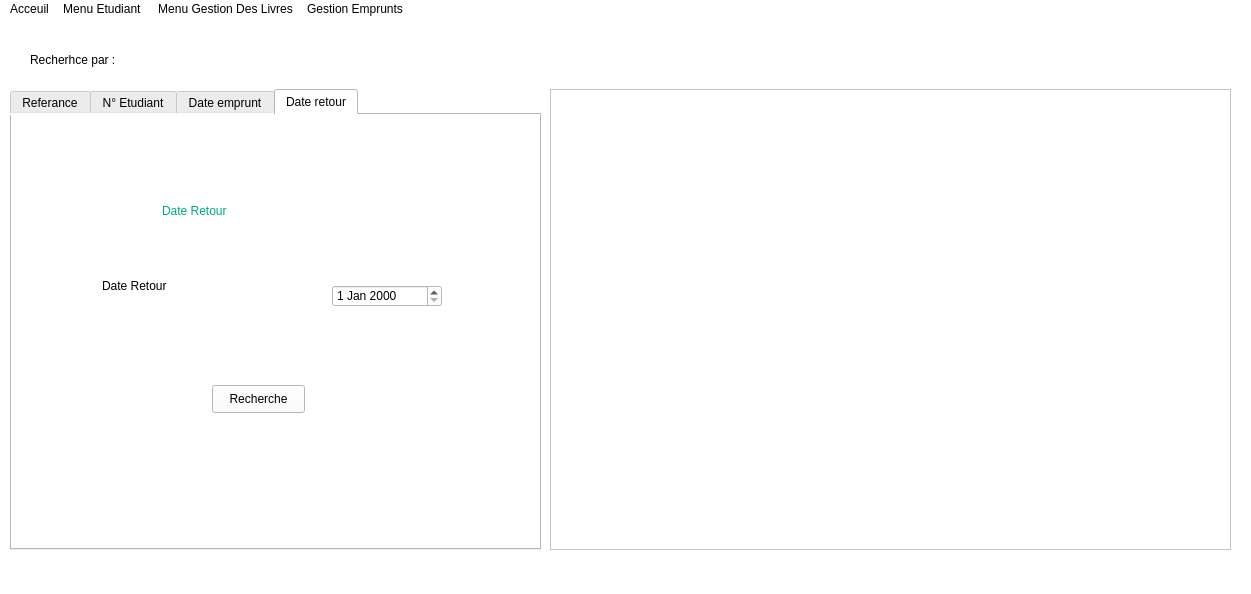
<?xml version="1.0" encoding="UTF-8"?>
<ui version="4.0">
 <class>MainWindow</class>
 <widget class="QMainWindow" name="MainWindow">
  <property name="geometry">
   <rect>
    <x>0</x>
    <y>0</y>
    <width>1251</width>
    <height>594</height>
   </rect>
  </property>
  <property name="windowTitle">
   <string>MainWindow</string>
  </property>
  <property name="styleSheet">
   <string notr="true">color :rgb(0, 0, 0);
font: 87 9pt &quot;Neue Haas Grotesk Text Pro Blac&quot;;
background-color:rgb(255, 255, 255);


</string>
  </property>
  <widget class="QWidget" name="centralwidget">
   <widget class="QLabel" name="label">
    <property name="geometry">
     <rect>
      <x>30</x>
      <y>-30</y>
      <width>161</width>
      <height>141</height>
     </rect>
    </property>
    <property name="text">
     <string>Recherhce par :</string>
    </property>
   </widget>
   <widget class="QTableWidget" name="tableWidget">
    <property name="geometry">
     <rect>
      <x>550</x>
      <y>70</y>
      <width>681</width>
      <height>461</height>
     </rect>
    </property>
   </widget>
   <widget class="QTabWidget" name="tabWidget">
    <property name="geometry">
     <rect>
      <x>10</x>
      <y>70</y>
      <width>531</width>
      <height>461</height>
     </rect>
    </property>
    <property name="toolTipDuration">
     <number>0</number>
    </property>
    <property name="currentIndex">
     <number>3</number>
    </property>
    <widget class="QWidget" name="Referance">
     <attribute name="title">
      <string>Referance</string>
     </attribute>
     <widget class="QLabel" name="label_11">
      <property name="geometry">
       <rect>
        <x>200</x>
        <y>50</y>
        <width>171</width>
        <height>91</height>
       </rect>
      </property>
      <property name="styleSheet">
       <string notr="true">font: 87 12pt &quot;Verdana Pro Cond Black&quot;;
color: rgb(0, 170, 127);</string>
      </property>
      <property name="text">
       <string>Referance</string>
      </property>
     </widget>
     <widget class="QPushButton" name="pushButton_2">
      <property name="geometry">
       <rect>
        <x>190</x>
        <y>300</y>
        <width>93</width>
        <height>28</height>
       </rect>
      </property>
      <property name="text">
       <string>Recherche</string>
      </property>
     </widget>
     <widget class="QLineEdit" name="lineEdit_2">
      <property name="geometry">
       <rect>
        <x>290</x>
        <y>190</y>
        <width>161</width>
        <height>31</height>
       </rect>
      </property>
     </widget>
     <widget class="QLabel" name="label_3">
      <property name="geometry">
       <rect>
        <x>40</x>
        <y>150</y>
        <width>261</width>
        <height>101</height>
       </rect>
      </property>
      <property name="text">
       <string>Referance :</string>
      </property>
     </widget>
    </widget>
    <widget class="QWidget" name="Titre">
     <attribute name="title">
      <string>N° Etudiant</string>
     </attribute>
     <widget class="QLabel" name="label_12">
      <property name="geometry">
       <rect>
        <x>190</x>
        <y>30</y>
        <width>171</width>
        <height>91</height>
       </rect>
      </property>
      <property name="styleSheet">
       <string notr="true">font: 87 12pt &quot;Verdana Pro Cond Black&quot;;
color: rgb(0, 170, 127);</string>
      </property>
      <property name="text">
       <string>N°Etudiant</string>
      </property>
     </widget>
     <widget class="QLabel" name="label_4">
      <property name="geometry">
       <rect>
        <x>70</x>
        <y>140</y>
        <width>261</width>
        <height>101</height>
       </rect>
      </property>
      <property name="text">
       <string>N°Etudiant</string>
      </property>
     </widget>
     <widget class="QLineEdit" name="lineEdit_3">
      <property name="geometry">
       <rect>
        <x>280</x>
        <y>180</y>
        <width>161</width>
        <height>31</height>
       </rect>
      </property>
     </widget>
     <widget class="QPushButton" name="pushButton_3">
      <property name="geometry">
       <rect>
        <x>180</x>
        <y>300</y>
        <width>93</width>
        <height>28</height>
       </rect>
      </property>
      <property name="text">
       <string>Recherche</string>
      </property>
     </widget>
    </widget>
    <widget class="QWidget" name="Auteur">
     <attribute name="title">
      <string>Date emprunt</string>
     </attribute>
     <widget class="QLabel" name="label_13">
      <property name="geometry">
       <rect>
        <x>190</x>
        <y>30</y>
        <width>171</width>
        <height>91</height>
       </rect>
      </property>
      <property name="styleSheet">
       <string notr="true">font: 87 12pt &quot;Verdana Pro Cond Black&quot;;
color: rgb(0, 170, 127);</string>
      </property>
      <property name="text">
       <string>Auteur</string>
      </property>
     </widget>
     <widget class="QLabel" name="label_6">
      <property name="geometry">
       <rect>
        <x>70</x>
        <y>140</y>
        <width>261</width>
        <height>101</height>
       </rect>
      </property>
      <property name="text">
       <string>Date Emprunt</string>
      </property>
     </widget>
     <widget class="QPushButton" name="pushButton_4">
      <property name="geometry">
       <rect>
        <x>180</x>
        <y>280</y>
        <width>93</width>
        <height>28</height>
       </rect>
      </property>
      <property name="text">
       <string>Recherche</string>
      </property>
     </widget>
     <widget class="QDateEdit" name="dateEdit">
      <property name="geometry">
       <rect>
        <x>320</x>
        <y>180</y>
        <width>110</width>
        <height>22</height>
       </rect>
      </property>
     </widget>
    </widget>
    <widget class="QWidget" name="Num_Examp">
     <attribute name="title">
      <string>Date retour</string>
     </attribute>
     <widget class="QLabel" name="label_14">
      <property name="geometry">
       <rect>
        <x>150</x>
        <y>50</y>
        <width>241</width>
        <height>91</height>
       </rect>
      </property>
      <property name="styleSheet">
       <string notr="true">font: 87 12pt &quot;Verdana Pro Cond Black&quot;;
color: rgb(0, 170, 127);</string>
      </property>
      <property name="text">
       <string>Date Retour</string>
      </property>
     </widget>
     <widget class="QLabel" name="label_5">
      <property name="geometry">
       <rect>
        <x>90</x>
        <y>120</y>
        <width>261</width>
        <height>101</height>
       </rect>
      </property>
      <property name="text">
       <string>Date Retour</string>
      </property>
     </widget>
     <widget class="QPushButton" name="pushButton_5">
      <property name="geometry">
       <rect>
        <x>200</x>
        <y>270</y>
        <width>93</width>
        <height>28</height>
       </rect>
      </property>
      <property name="text">
       <string>Recherche</string>
      </property>
     </widget>
     <widget class="QDateEdit" name="dateEdit_2">
      <property name="geometry">
       <rect>
        <x>320</x>
        <y>170</y>
        <width>110</width>
        <height>22</height>
       </rect>
      </property>
     </widget>
    </widget>
   </widget>
  </widget>
  <widget class="QMenuBar" name="menubar">
   <property name="geometry">
    <rect>
     <x>0</x>
     <y>0</y>
     <width>1251</width>
     <height>25</height>
    </rect>
   </property>
   <widget class="QMenu" name="menuAcceuil">
    <property name="title">
     <string>Acceuil</string>
    </property>
   </widget>
   <widget class="QMenu" name="menuMenu_Etudiant">
    <property name="title">
     <string>Menu Etudiant </string>
    </property>
    <widget class="QMenu" name="menuMise_a_jour_Etudiant">
     <property name="title">
      <string>Mise a jour Etudiant</string>
     </property>
     <addaction name="actionAjouter_Etudiant"/>
     <addaction name="separator"/>
     <addaction name="actionSupprimer_Etudiant"/>
     <addaction name="separator"/>
     <addaction name="actionModifier_Etudiant"/>
    </widget>
    <widget class="QMenu" name="menuRecherche_et_Affichage">
     <property name="title">
      <string>Recherche et Affichage</string>
     </property>
     <addaction name="actionContenue_du_dictionnaire_Etudiant"/>
     <addaction name="separator"/>
     <addaction name="actionRecherche"/>
    </widget>
    <addaction name="menuMise_a_jour_Etudiant"/>
    <addaction name="separator"/>
    <addaction name="menuRecherche_et_Affichage"/>
   </widget>
   <widget class="QMenu" name="menuMenu_Gestion_Des_Livres">
    <property name="title">
     <string>Menu Gestion Des Livres</string>
    </property>
    <widget class="QMenu" name="menuMise_a_jour">
     <property name="title">
      <string>Mise a jour</string>
     </property>
     <addaction name="actionAjouter_un_nouvel_Livre"/>
     <addaction name="actionSupprimer"/>
     <addaction name="actionModifier_nombre_d_exemplaires_d_un_Livre"/>
    </widget>
    <widget class="QMenu" name="menuRecherche_et_Affichage_2">
     <property name="title">
      <string>Recherche et Affichage</string>
     </property>
     <addaction name="actionContenue_du_dictionnaire_livre"/>
     <addaction name="actionRecherche_2"/>
    </widget>
    <addaction name="menuMise_a_jour"/>
    <addaction name="menuRecherche_et_Affichage_2"/>
   </widget>
   <widget class="QMenu" name="menuGestion_Emprunts">
    <property name="title">
     <string>Gestion Emprunts</string>
    </property>
    <widget class="QMenu" name="menuMise_a_jour_2">
     <property name="title">
      <string>Mise a jour</string>
     </property>
     <addaction name="actionAjouter_un_nouvel_emprunt"/>
     <addaction name="actionRetour_d_un_emprunt"/>
     <addaction name="actionSupprimer_d_un_emprunt"/>
     <addaction name="actionModifier_emprunt"/>
    </widget>
    <widget class="QMenu" name="menuRecherche_Affichage">
     <property name="title">
      <string>Recherche ,Affichage</string>
     </property>
     <addaction name="actionContenu_du_dictionnaire_emprunt"/>
     <addaction name="actionRecherche_3"/>
    </widget>
    <addaction name="menuMise_a_jour_2"/>
    <addaction name="menuRecherche_Affichage"/>
   </widget>
   <addaction name="menuAcceuil"/>
   <addaction name="menuMenu_Etudiant"/>
   <addaction name="menuMenu_Gestion_Des_Livres"/>
   <addaction name="menuGestion_Emprunts"/>
  </widget>
  <widget class="QStatusBar" name="statusbar"/>
  <action name="actionAjouter_Etudiant">
   <property name="checkable">
    <bool>false</bool>
   </property>
   <property name="text">
    <string>Ajouter Etudiant</string>
   </property>
  </action>
  <action name="actionEtudiant_Donnee">
   <property name="text">
    <string>Etudiant Donnee</string>
   </property>
  </action>
  <action name="actionUne_Section_Donnee">
   <property name="text">
    <string>Une Section Donnee</string>
   </property>
  </action>
  <action name="actionUn_Niveau_Donnee">
   <property name="text">
    <string>Un Niveau Donnee</string>
   </property>
  </action>
  <action name="actionSection_et_Niveau">
   <property name="text">
    <string>Section et Niveau</string>
   </property>
  </action>
  <action name="actionTel">
   <property name="text">
    <string>Tel</string>
   </property>
  </action>
  <action name="actionMail">
   <property name="text">
    <string>Mail</string>
   </property>
  </action>
  <action name="actionAdresse">
   <property name="text">
    <string>Adresse</string>
   </property>
  </action>
  <action name="actionContenue_du_dictionnaire_Etudiant">
   <property name="text">
    <string>Afficher les Etudiants </string>
   </property>
  </action>
  <action name="actionRecherche_par_numero_inscription">
   <property name="text">
    <string>Recherche par numero inscription</string>
   </property>
  </action>
  <action name="actionRecherche_par_section">
   <property name="text">
    <string>Recherche par section</string>
   </property>
  </action>
  <action name="actionRecherche_par_section_et_Niveau">
   <property name="text">
    <string>Recherche par section et Niveau </string>
   </property>
  </action>
  <action name="actionRecherche_par_Niveau">
   <property name="text">
    <string>Recherche par Niveau</string>
   </property>
  </action>
  <action name="actionAjouter_un_nouvel_Livre">
   <property name="text">
    <string>Ajouter un nouvel Livre</string>
   </property>
  </action>
  <action name="actionModifier_nombre_d_exemplaires_d_un_Livre">
   <property name="text">
    <string>Modifier nombre d exemplaires d un Livre</string>
   </property>
  </action>
  <action name="actionLivre_donnee">
   <property name="text">
    <string>Livre donnee</string>
   </property>
  </action>
  <action name="actionLivres_d_un_auteur">
   <property name="text">
    <string>Livres d un auteur</string>
   </property>
  </action>
  <action name="actionLivres_d_une_annee_donnee">
   <property name="text">
    <string>Livres d une annee donnee</string>
   </property>
  </action>
  <action name="actionContenue_du_dictionnaire_livre">
   <property name="text">
    <string>Afficher les livres</string>
   </property>
  </action>
  <action name="actionRecherche_par_Referance">
   <property name="text">
    <string>Recherche par Referance </string>
   </property>
  </action>
  <action name="actionRecherche_par_titre">
   <property name="text">
    <string>Recherche par titre</string>
   </property>
  </action>
  <action name="actionRecherche_par_annee_edition_donne">
   <property name="text">
    <string>Recherche par annee edition donne</string>
   </property>
  </action>
  <action name="actionRecherche_et_Affichage_des_livres_par_ordre_alphabetique">
   <property name="text">
    <string>Recherche et Affichage des livres par ordre alphabetique</string>
   </property>
  </action>
  <action name="actionAjouter_un_nouvel_emprunt">
   <property name="text">
    <string>Ajouter un nouvel emprunt</string>
   </property>
  </action>
  <action name="actionRetour_d_un_emprunt">
   <property name="text">
    <string>Retour d un emprunt</string>
   </property>
  </action>
  <action name="actionSupprimer_d_un_emprunt">
   <property name="text">
    <string>Supprimer d un emprunt</string>
   </property>
  </action>
  <action name="actionDate_emprunt">
   <property name="text">
    <string>Date emprunt</string>
   </property>
  </action>
  <action name="actionDate_Retour">
   <property name="text">
    <string>Date Retour</string>
   </property>
  </action>
  <action name="actionContenu_du_dictionnaire_emprunt">
   <property name="text">
    <string>Afficher les emprunts</string>
   </property>
  </action>
  <action name="actionRecherche_emprunt_par_livre">
   <property name="text">
    <string>Recherche emprunt par livre</string>
   </property>
  </action>
  <action name="actionRecherche_emprunt_par_etudiant">
   <property name="text">
    <string>Recherche emprunt par etudiant</string>
   </property>
  </action>
  <action name="actionRecherche_livres_empruntee_a_une_date_donnee">
   <property name="text">
    <string>Recherche livres empruntee a une date donnee</string>
   </property>
  </action>
  <action name="actionRecherche_livres_retournee_a_une_date_donne">
   <property name="text">
    <string>Recherche livres retournee a une date donne</string>
   </property>
  </action>
  <action name="actionRecherche_livres_empruntee_entre_2_dates_donnee">
   <property name="text">
    <string>Recherche livres empruntee entre 2 dates donnee</string>
   </property>
  </action>
  <action name="actionRecherche_livres_retournee_entre_2_date_donne">
   <property name="text">
    <string>Recherche livres retournee entre 2 date donne</string>
   </property>
  </action>
  <action name="actionSupprimer_Etudiant">
   <property name="text">
    <string>Supprimer Etudiant</string>
   </property>
  </action>
  <action name="actionModifier_Etudiant">
   <property name="text">
    <string>Modifier Etudiant</string>
   </property>
  </action>
  <action name="actionMenu_Acceuil">
   <property name="text">
    <string>Menu Acceuil</string>
   </property>
  </action>
  <action name="actionRecuperation_des_donnee">
   <property name="text">
    <string>Enregistrer Ficher Etudiant</string>
   </property>
  </action>
  <action name="actionAcceuil">
   <property name="text">
    <string>Acceuil</string>
   </property>
  </action>
  <action name="actionRecherche">
   <property name="text">
    <string>Recherche</string>
   </property>
  </action>
  <action name="actionEnregistrer_Ficher_Livres">
   <property name="text">
    <string>Enregistrer Ficher Livres</string>
   </property>
  </action>
  <action name="actionEnregistrer_Ficher_Emprunt">
   <property name="text">
    <string>Enregistrer Ficher Emprunt</string>
   </property>
  </action>
  <action name="actionRecuperer_Ficher_Etudiant">
   <property name="text">
    <string>Recuperer Ficher Etudiant</string>
   </property>
  </action>
  <action name="actionRecuperer_Ficher_Livres">
   <property name="text">
    <string>Recuperer Ficher Livres</string>
   </property>
  </action>
  <action name="actionRecuperer_Ficher_Emprunt">
   <property name="text">
    <string>Recuperer Ficher Emprunt</string>
   </property>
  </action>
  <action name="actionSupprimer">
   <property name="text">
    <string>Supprimer</string>
   </property>
  </action>
  <action name="actionRecherche_2">
   <property name="text">
    <string>Recherche</string>
   </property>
  </action>
  <action name="actionModifier_emprunt">
   <property name="text">
    <string>Modifier emprunt</string>
   </property>
  </action>
  <action name="actionRecherche_3">
   <property name="text">
    <string>Recherche</string>
   </property>
  </action>
 </widget>
 <resources/>
 <connections/>
</ui>
